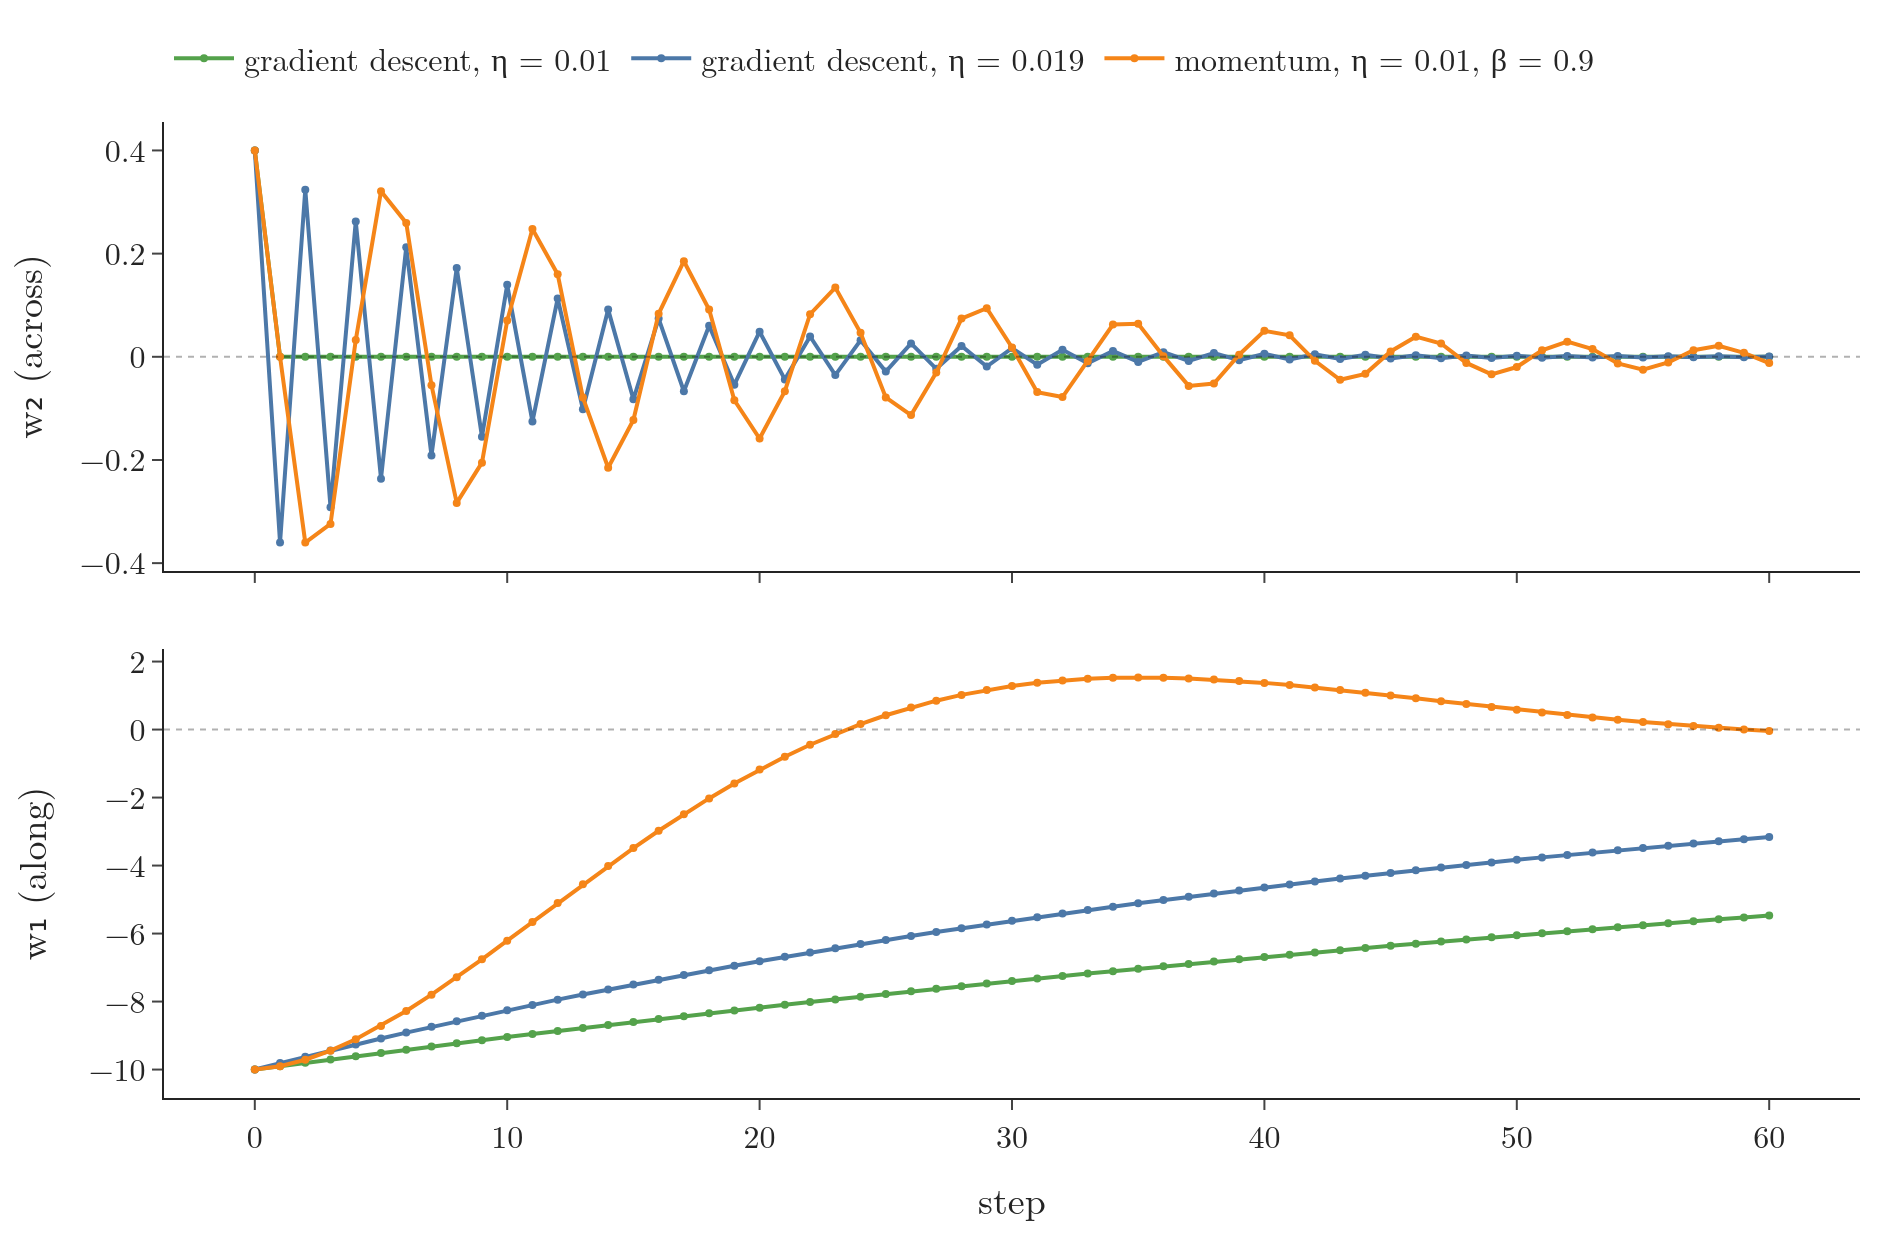

Generate this figure with Python:
"""Where the zigzag is, on the valley L = (w1^2 + 100 w2^2)/2 from (-10, 0.4), first 60 steps (Plotly).
Top: w2, the position across the valley. Bottom: w1, the position along it.
Gradient descent at eta = 0.01 (1 - 100 eta = 0: w2 jumps to 0), gradient descent at eta = 0.019
(1 - 100 eta = -0.9: w2 flips sign every step) and momentum, eta = 0.01, beta = 0.9."""
from pathlib import Path
import numpy as np
import plotly.graph_objects as go
from plotly.subplots import make_subplots
from common import BLUE, GREEN, ORANGE, FONT

here = Path(__file__).parent
K, STEPS = 100, 60


def run(eta, beta):
    w, v, P = np.array([-10.0, 0.4]), np.zeros(2), [np.array([-10.0, 0.4])]
    for _ in range(STEPS):
        v = beta * v + eta * np.array([w[0], K * w[1]])     # beta = 0 is plain gradient descent
        w = w - v
        P.append(w.copy())
    return np.array(P)


runs = [("gradient descent, η = 0.01", run(0.01, 0.0), GREEN),
        ("gradient descent, η = 0.019", run(0.019, 0.0), BLUE),
        ("momentum, η = 0.01, β = 0.9", run(0.01, 0.9), ORANGE)]
fig = make_subplots(rows=2, cols=1, shared_xaxes=True, vertical_spacing=0.08)
for name, P, c in runs:
    for row, col in ((1, 1), (2, 0)):
        fig.add_trace(go.Scatter(x=list(range(STEPS + 1)), y=P[:, col], name=name, showlegend=row == 1,
                                 mode="lines+markers", line=dict(color=c, width=2), marker=dict(size=4, color=c)),
                      row=row, col=1)
for row in (1, 2):
    fig.add_hline(y=0, line=dict(color="black", width=1, dash="dot"), row=row, col=1)
fig.update_yaxes(title_text="w₂ (across)", row=1, col=1)
fig.update_yaxes(title_text="w₁ (along)", row=2, col=1)
fig.update_xaxes(title_text="step", row=2, col=1)
fig.update_layout(template="simple_white", width=950, height=620, font=FONT,
                  legend=dict(orientation="h", x=0, y=1.1), margin=dict(l=80, r=20, t=60, b=60))
fig.write_image(here / "momentum_zigzag.png", scale=2)
fig.write_image(here / "momentum_zigzag.pdf")
